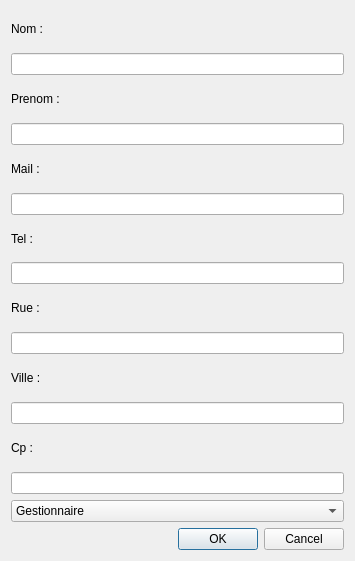
<?xml version="1.0" encoding="UTF-8"?>
<ui version="4.0">
 <class>DialogModifierPersonnel</class>
 <widget class="QDialog" name="DialogModifierPersonnel">
  <property name="geometry">
   <rect>
    <x>0</x>
    <y>0</y>
    <width>355</width>
    <height>561</height>
   </rect>
  </property>
  <property name="windowTitle">
   <string>Modifier Personnel</string>
  </property>
  <property name="windowIcon">
   <iconset resource="ressources.qrc">
    <normaloff>:/images/docs/emblem-web.png</normaloff>:/images/docs/emblem-web.png</iconset>
  </property>
  <layout class="QVBoxLayout" name="verticalLayout">
   <item>
    <widget class="QLabel" name="label_4">
     <property name="text">
      <string>Nom :</string>
     </property>
    </widget>
   </item>
   <item>
    <widget class="QLineEdit" name="lineEditNom"/>
   </item>
   <item>
    <widget class="QLabel" name="label_6">
     <property name="text">
      <string>Prenom :</string>
     </property>
    </widget>
   </item>
   <item>
    <widget class="QLineEdit" name="lineEditPrenom"/>
   </item>
   <item>
    <widget class="QLabel" name="label_8">
     <property name="text">
      <string>Mail :</string>
     </property>
    </widget>
   </item>
   <item>
    <widget class="QLineEdit" name="lineEditMail"/>
   </item>
   <item>
    <widget class="QLabel" name="label_7">
     <property name="text">
      <string>Tel :</string>
     </property>
    </widget>
   </item>
   <item>
    <widget class="QLineEdit" name="lineEditTel"/>
   </item>
   <item>
    <widget class="QLabel" name="label_10">
     <property name="text">
      <string>Rue :</string>
     </property>
    </widget>
   </item>
   <item>
    <widget class="QLineEdit" name="lineEditRue"/>
   </item>
   <item>
    <widget class="QLabel" name="label_9">
     <property name="text">
      <string>Ville :</string>
     </property>
    </widget>
   </item>
   <item>
    <widget class="QLineEdit" name="lineEditVille"/>
   </item>
   <item>
    <widget class="QLabel" name="label_11">
     <property name="text">
      <string>Cp :</string>
     </property>
    </widget>
   </item>
   <item>
    <widget class="QLineEdit" name="lineEditCp"/>
   </item>
   <item>
    <widget class="QComboBox" name="comboBox">
     <item>
      <property name="text">
       <string>Gestionnaire</string>
      </property>
     </item>
     <item>
      <property name="text">
       <string>Controleur</string>
      </property>
     </item>
    </widget>
   </item>
   <item>
    <widget class="QDialogButtonBox" name="buttonBox">
     <property name="orientation">
      <enum>Qt::Horizontal</enum>
     </property>
     <property name="standardButtons">
      <set>QDialogButtonBox::Cancel|QDialogButtonBox::Ok</set>
     </property>
    </widget>
   </item>
  </layout>
  <zorder>buttonBox</zorder>
  <zorder>lineEditNom</zorder>
  <zorder>lineEditPrenom</zorder>
  <zorder>lineEditMail</zorder>
  <zorder>lineEditTel</zorder>
  <zorder>label_4</zorder>
  <zorder>label_6</zorder>
  <zorder>label_7</zorder>
  <zorder>label_8</zorder>
  <zorder>label_9</zorder>
  <zorder>label_10</zorder>
  <zorder>label_11</zorder>
  <zorder>lineEditCp</zorder>
  <zorder>lineEditVille</zorder>
  <zorder>lineEditRue</zorder>
  <zorder>comboBox</zorder>
 </widget>
 <resources>
  <include location="ressources.qrc"/>
 </resources>
 <connections>
  <connection>
   <sender>buttonBox</sender>
   <signal>accepted()</signal>
   <receiver>DialogModifierPersonnel</receiver>
   <slot>accept()</slot>
   <hints>
    <hint type="sourcelabel">
     <x>248</x>
     <y>254</y>
    </hint>
    <hint type="destinationlabel">
     <x>157</x>
     <y>274</y>
    </hint>
   </hints>
  </connection>
  <connection>
   <sender>buttonBox</sender>
   <signal>rejected()</signal>
   <receiver>DialogModifierPersonnel</receiver>
   <slot>reject()</slot>
   <hints>
    <hint type="sourcelabel">
     <x>316</x>
     <y>260</y>
    </hint>
    <hint type="destinationlabel">
     <x>286</x>
     <y>274</y>
    </hint>
   </hints>
  </connection>
 </connections>
</ui>
